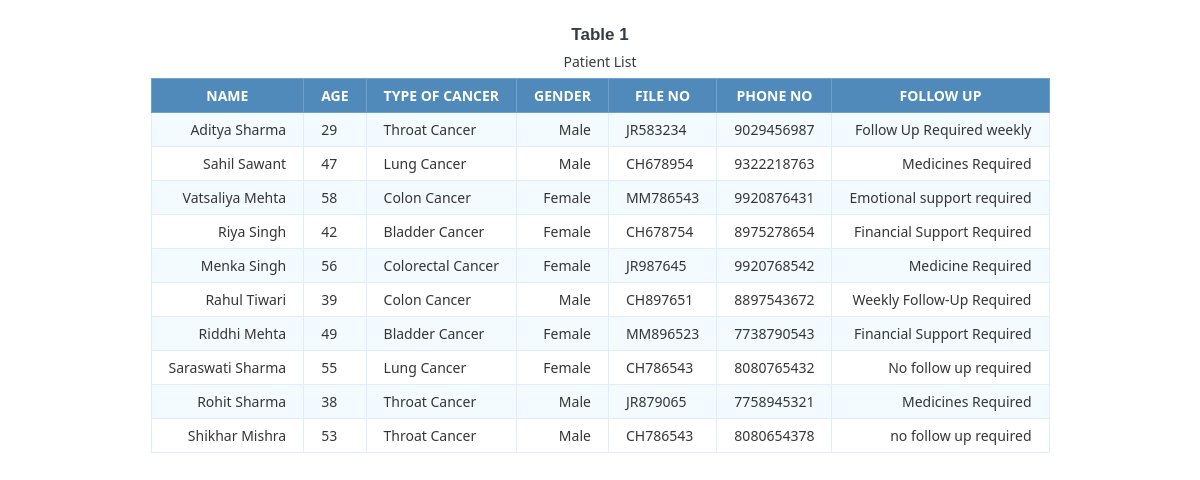
Before: /patientlist.php with the older database file.
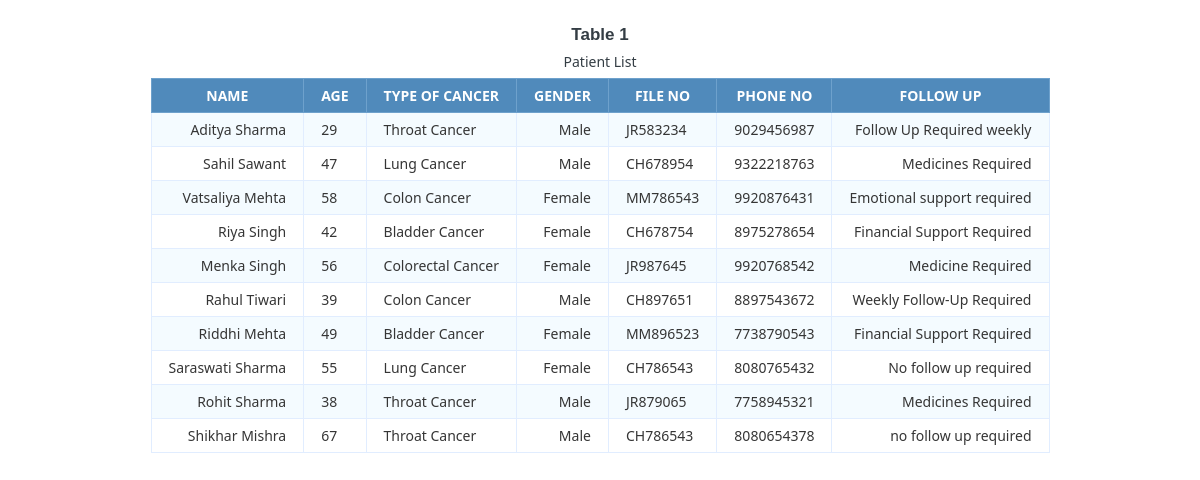
After: the same page with the newer database file.
### tables this page shows
CREATE TABLE `patient` (
  `id` int(11) NOT NULL,
  `name` varchar(100) NOT NULL,
  `hospital` varchar(100) DEFAULT NULL,
  `age` int(3) DEFAULT NULL,
  `type_of_cancer` varchar(100) NOT NULL,
  `address` varchar(100) DEFAULT NULL,
  `date_of_reg` timestamp NOT NULL DEFAULT CURRENT_TIMESTAMP ON UPDATE CURRENT_TIMESTAMP,
  `last_modified` timestamp NOT NULL DEFAULT '0000-00-00 00:00:00',
  `gender` varchar(10) NOT NULL,
  `file_no` varchar(100) NOT NULL,
  `phone_no` varchar(10) NOT NULL,
  `follow_up` varchar(100) NOT NULL,
  `password` varchar(100) NOT NULL,
  `email_id` varchar(100) NOT NULL
);

### patientlist.php (the view, shortened to what this page needs)
<html>
<head>
</head>
<body>
<h1>Table 1</h1>
<table class="data-table">
    <caption class="title">Patient List</caption>
    <thead>
    <tr>
        <th>Name</th>
        <th>Age</th>
        <th>Type of cancer</th>
        <th>Gender</th>
        <th>File no</th>
        <th>Phone no</th>
        <th>Follow up</th>
    </tr>
    </thead>
    <tbody>
    <?php
    include_once('connection.php');
    if($stmt = $connection->prepare("SELECT name,age,type_of_cancer,gender,file_no,phone_no,follow_up FROM patient")) {
        $stmt->execute();
        $stmt->bind_result($name, $age, $type_of_cancer,$gender,$file_no,$phone_no,$follow_up);
        while ($stmt->fetch()) {
            echo "<tr><td>";
            echo "$name</td><td>";
            echo "$age</td><td>";
            echo "$type_of_cancer</td><td>";
            echo "$gender</td><td>";
            echo "$file_no</td><td>";
            echo "$phone_no</td><td>";
            echo "$follow_up</td></tr>";
        }
    }
    ?>
    </tbody>
</table>
</body>
</html>

### patientlist.php (style rules this page uses)
body { font-size: 15px; color: #343d44; font-family: "segoe-ui", "open-sans", tahoma, arial; padding: 0; margin: 0; }
table { margin: auto; font-family: "Lucida Sans Unicode", "Lucida Grande", "Segoe Ui"; font-size: 12px; }
h1 { margin: 25px auto 0; text-align: center; font-size: 17px; }
table td { transition: all .5s; }
.data-table { border-collapse: collapse; font-size: 14px; min-width: 537px; }
.data-table th, .data-table td { border: 1px solid #e1edff; padding: 7px 17px; }
.data-table caption { margin: 7px; }
.data-table thead th { background-color: #508abb; color: #FFFFFF; border-color: #6ea1cc !important; text-transform: uppercase; }
.data-table tbody td { color: #353535; }
.data-table tbody td:first-child, .data-table tbody td:nth-child(4), .data-table tbody td:last-child { text-align: right; }
.data-table tbody tr:nth-child(odd) td { background-color: #f4fbff; }

Changed rows visible on the page:
changed patient "Shikhar Mishra": age "53" → "67"
